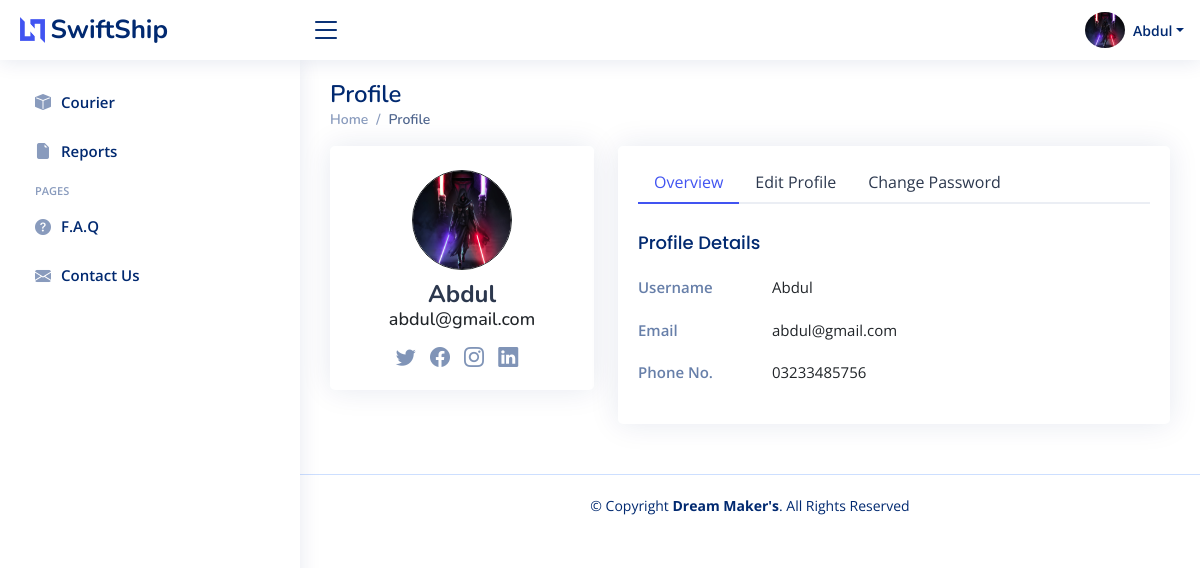
The app's page /Backend/profile.php (signed in) with its own data.
### tables this page shows
CREATE TABLE `user` (
  `id` int(11) NOT NULL,
  `image` varchar(60) NOT NULL DEFAULT '65899fb9283b2.png',
  `branch_id` int(11) DEFAULT NULL,
  `username` varchar(50) NOT NULL,
  `email` varchar(50) NOT NULL,
  `Number` varchar(20) NOT NULL,
  `Password` varchar(25) NOT NULL,
  `city` text NOT NULL,
  `type` int(11) NOT NULL DEFAULT 3 COMMENT '1=Admin, \r\n2=agent\r\n3=user',
  `date_created` datetime NOT NULL DEFAULT current_timestamp()
);

### Backend/profile.php (the view, shortened to what this page needs)
<?php
  require_once './db/config.php';
?>
<!DOCTYPE html>
<html lang="en">
<head>
  <link href="assets/vendor/bootstrap/css/bootstrap.min.css" rel="stylesheet">
  <link href="assets/vendor/bootstrap-icons/bootstrap-icons.css" rel="stylesheet">
  <link href="assets/vendor/boxicons/css/boxicons.min.css" rel="stylesheet">
  <link href="assets/vendor/quill/quill.snow.css" rel="stylesheet">
  <link href="assets/vendor/quill/quill.bubble.css" rel="stylesheet">
  <link href="assets/vendor/remixicon/remixicon.css" rel="stylesheet">
  <link href="assets/vendor/simple-datatables/style.css" rel="stylesheet">
  <link href="assets/css/style.css" rel="stylesheet">
</head>
<body>
<?php require_once './forms/header.php'?>
<?php require_once './forms/sidebar.php'?>
  <main id="main" class="main">
    <div class="pagetitle">
      <h1>Profile</h1>
      <nav>
        <ol class="breadcrumb">
          <li class="breadcrumb-item"><a href="index.php">Home</a></li>
          <li class="breadcrumb-item active">Profile</li>
        </ol>
      </nav>
    </div>
    <?php
            $id = $_SESSION['id'];
            $sql = "SELECT * FROM user WHERE id = '$id'";
            $result = $conn->query($sql);
            if ($result == TRUE) {
              while ($row = $result->fetch_assoc()) {
                $image = $row['image'];
              }
            }
    ?>
    <section class="section profile">
      <div class="row">
        <div class="col-xl-4">
          <div class="card">
            <div class="card-body profile-card pt-4 d-flex flex-column align-items-center">
            <img src="uploads/<?php echo $image; ?>" height="100" width="100" title="<?php echo $image; ?>" class="rounded-circle border border-dark">
              <h2><?php echo $detail['username'];?></h2>
              <h3><?php echo $detail['email'];?></h3>
              <div class="social-links mt-2">
                <a href="#" class="twitter"><i class="bi bi-twitter"></i></a>
                <a href="#" class="facebook"><i class="bi bi-facebook"></i></a>
                <a href="#" class="instagram"><i class="bi bi-instagram"></i></a>
                <a href="#" class="linkedin"><i class="bi bi-linkedin"></i></a>
              </div>
            </div>
          </div>
        </div>
        <div class="col-xl-8">
          <div class="card">
            <div class="card-body pt-3">
              <ul class="nav nav-tabs nav-tabs-bordered">
                <li class="nav-item">
                  <button class="nav-link active" data-bs-toggle="tab" data-bs-target="#profile-overview">Overview</button>
                </li>
                <li class="nav-item">
                  <button class="nav-link" data-bs-toggle="tab" data-bs-target="#profile-edit">Edit Profile</button>
                </li>
                <li class="nav-item">
                  <button class="nav-link" data-bs-toggle="tab" data-bs-target="#profile-change-password">Change Password</button>
                </li>
              </ul>
              <div class="tab-content pt-2">
                <div class="tab-pane fade show active profile-overview" id="profile-overview">
                  <h5 class="card-title">Profile Details</h5>
                  <div class="row">
                    <div class="col-lg-3 col-md-4 label ">Username</div>
                    <div class="col-lg-9 col-md-8"><?php echo $detail['username'] ?></div>
                  </div>
                  <div class="row">
                    <div class="col-lg-3 col-md-4 label">Email</div>
                    <div class="col-lg-9 col-md-8"><?php echo $detail['email'] ?></div>
                  </div>
                  <div class="row">
                    <div class="col-lg-3 col-md-4 label">Phone No.</div>
                    <div class="col-lg-9 col-md-8"><?php echo $detail['Number'] ?></div>
                  </div>
                </div>
              </div>
            </div>
          </div>
        </div>
      </div>
    </section>
  </main>
  <footer id="footer" class="footer">
    <div class="copyright">
      &copy; Copyright <strong><span>Dream Maker's</span></strong>. All Rights Reserved
    </div>
    <div class="credits">
    </div>
  </footer>
</body>
</html>

### Backend/forms/header.php (shortened to what this page needs)
<?php
  $user_id = $_SESSION['id'];
  $sql = "SELECT * FROM user WHERE id = '$user_id';";
  $result = $conn->query($sql);
  if ($result->num_rows > 0) {
    $detail = $result->fetch_assoc();
  }
?>
  <header id="header" class="header fixed-top d-flex align-items-center">
    <div class="d-flex align-items-center justify-content-between">
      <a href="index.php" class="logo d-flex align-items-center">
        <img src="assets/img/logo.png" alt="">
        <span class="d-none d-lg-block">SwiftShip</span>
      </a>
      <i class="bi bi-list toggle-sidebar-btn"></i>
    </div>
    <nav class="header-nav ms-auto">
      <ul class="d-flex align-items-center">
        <li class="nav-item dropdown pe-3">
          <?php
            $id = $_SESSION['id'];
            $sql = "SELECT * FROM user WHERE id = '$id'";
            $result = $conn->query($sql);
            if ($result == TRUE) {
              while ($row = $result->fetch_assoc()) {
                $image = $row['image'];
              }
            }
          ?>
          <a class="nav-link nav-profile d-flex align-items-center pe-0" href="#" data-bs-toggle="dropdown">
          <img src="uploads/<?php echo $image; ?>" height="100" width="40"title="<?php echo $image; ?>" class="rounded-circle">
            <span class="d-none d-md-block dropdown-toggle ps-2"><?php echo $detail['username'] ?></span>
          </a>
        </li>
      </ul>
    </nav>
  </header>

### Backend/assets/css/style.css (style rules this page uses)
:root { scroll-behavior: smooth; }
body { font-family: "Open Sans", sans-serif; color: #444444; }
a { color: #4154f1; text-decoration: none; }
h1, h2, h3, h4, h5, h6 { font-family: "Nunito", sans-serif; }
#main { margin-top: 60px; padding: 20px 30px; transition: all 0.3s; }
.pagetitle { margin-bottom: 10px; }
.pagetitle h1 { font-size: 24px; margin-bottom: 0; font-weight: 600; color: #012970; }
.card { margin-bottom: 30px; border: none; border-radius: 5px; box-shadow: 0px 0 30px rgba(1, 41, 112, 0.1); }
.card-title { padding: 20px 0 15px 0; font-size: 18px; font-weight: 500; color: #012970; font-family: "Poppins", sans-serif; }
.card-body { padding: 0 20px 20px 20px; }
.breadcrumb { font-size: 14px; font-family: "Nunito", sans-serif; color: #899bbd; font-weight: 600; }
.breadcrumb a { color: #899bbd; transition: 0.3s; }
.breadcrumb .breadcrumb-item::before { color: #899bbd; }
.breadcrumb .active { color: #51678f; font-weight: 600; }
.nav-tabs-bordered { border-bottom: 2px solid #ebeef4; }
.nav-tabs-bordered .nav-link { margin-bottom: -2px; border: none; color: #2c384e; }
.nav-tabs-bordered .nav-link.active { background-color: #fff; color: #4154f1; border-bottom: 2px solid #4154f1; }
.logo { line-height: 1; }
@media (min-width: 1200px) { .logo { width: 280px; } }
.logo img { max-height: 26px; margin-right: 6px; }
.logo span { font-size: 26px; font-weight: 700; color: #012970; font-family: "Nunito", sans-serif; }
.header { transition: all 0.5s; z-index: 997; height: 60px; box-shadow: 0px 2px 20px rgba(1, 41, 112, 0.1); background-color: #fff; padding-left: 20px; }
.header .toggle-sidebar-btn { font-size: 32px; padding-left: 10px; cursor: pointer; color: #012970; }
.header-nav ul { list-style: none; }
.header-nav>ul { margin: 0; padding: 0; }
.header-nav .nav-profile { color: #012970; }
.header-nav .nav-profile img { max-height: 36px; }
.header-nav .nav-profile span { font-size: 14px; font-weight: 600; }
@media (min-width: 1200px) { #main, #footer { margin-left: 300px; } }
.profile .profile-card img { max-width: 120px; }
.profile .profile-card h2 { font-size: 24px; font-weight: 700; color: #2c384e; margin: 10px 0 0 0; }
.profile .profile-card h3 { font-size: 18px; }
.profile .profile-card .social-links a { font-size: 20px; display: inline-block; color: rgba(1, 41, 112, 0.5); line-height: 0; margin-right: 10px; transition: 0.3s; }
.profile .profile-overview .row { margin-bottom: 20px; font-size: 15px; }
.profile .profile-overview .card-title { color: #012970; }
.profile .profile-overview .label { font-weight: 600; color: rgba(1, 41, 112, 0.6); }
.footer { padding: 20px 0; font-size: 14px; transition: all 0.3s; border-top: 1px solid #cddfff; }
.footer .copyright { text-align: center; color: #012970; }
.footer .credits { padding-top: 5px; text-align: center; font-size: 13px; color: #012970; }
::placeholder { color: #eee; opacity: 1 }

### records on screen
user: image (picture), username "Abdul", email "abdul@gmail.com", Number "03233485756"
